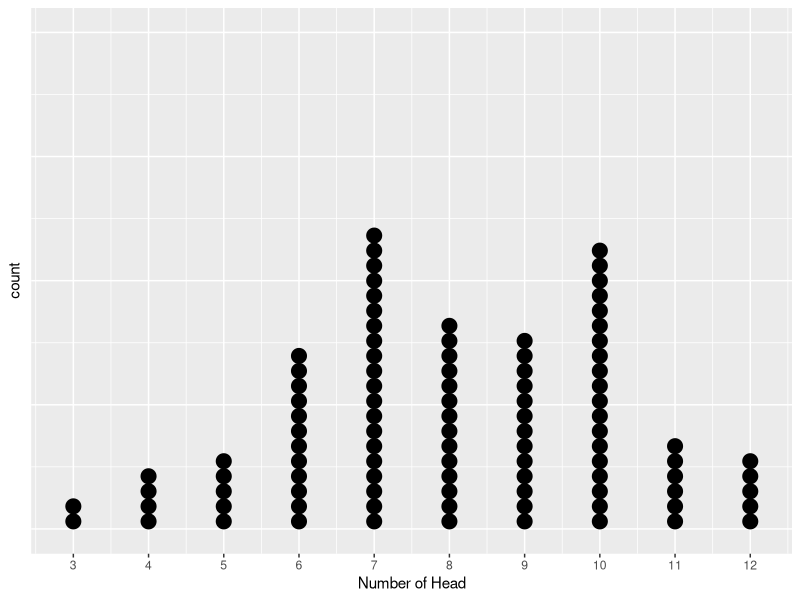

Generate this figure with R:
## ---- chunk 1
# The following code simulates the number of head obtained from flipping a coin 10 times. 
resultContainer <- numeric(length=10)
for (i in 1: 10){
# in each trail, there are only two possible outcomes, 0 represents tail and 1 represents head. 
  resultContainer[i] <- sample(0:1,1)
}
# Each value in the resultContainer represents result from flipping the coin each time, since one repetition contains 10 trails, there are 10 values in resultContainer. 
resultContainer
# sumHead represents the total number of head obtained from flipping the coin 10 times. 
sumHead <- sum(resultContainer)
sumHead
## ---- chunk 2
# oneRep saves result of one repetion (16 trails). In each trial, outcome is 0 or 1. 
oneRep <- rep(NA,16)
# container saves result of all 100 replications.  
container <- t(replicate(100,oneRep))
for (i in 1:100) {
  for (j in 1:16){
    # 0 stands for Buzz guessing wrong and 1 stands for Buzz guessing correctly. 
    container[i,j] <- sample(0:1,1)
  }
}
# calculate number of head in each replication and save the result in the dis100Rep vector
dis100Rep <- rowSums(container)
# create a dataframe "simulatedDisM" saving result for each repetition
repLabel <- 1:100
simulatedDis <- cbind(repLabel,dis100Rep)
simulatedDisM <- as.data.frame(simulatedDis)
head(simulatedDisM)
# plot the resulted dataframe in a dot plot. 
library(ggplot2)
ggplot(simulatedDisM, aes(x = dis100Rep)) +
  geom_dotplot(method="histodot",binwidth = 0.2)+
  theme(
    axis.text.y=element_blank(),  #remove y axis labels
    axis.ticks.y=element_blank()  #remove y axis ticks
  )+
  scale_x_continuous(breaks=c(1:16))+
  labs(x="Number of Head")
